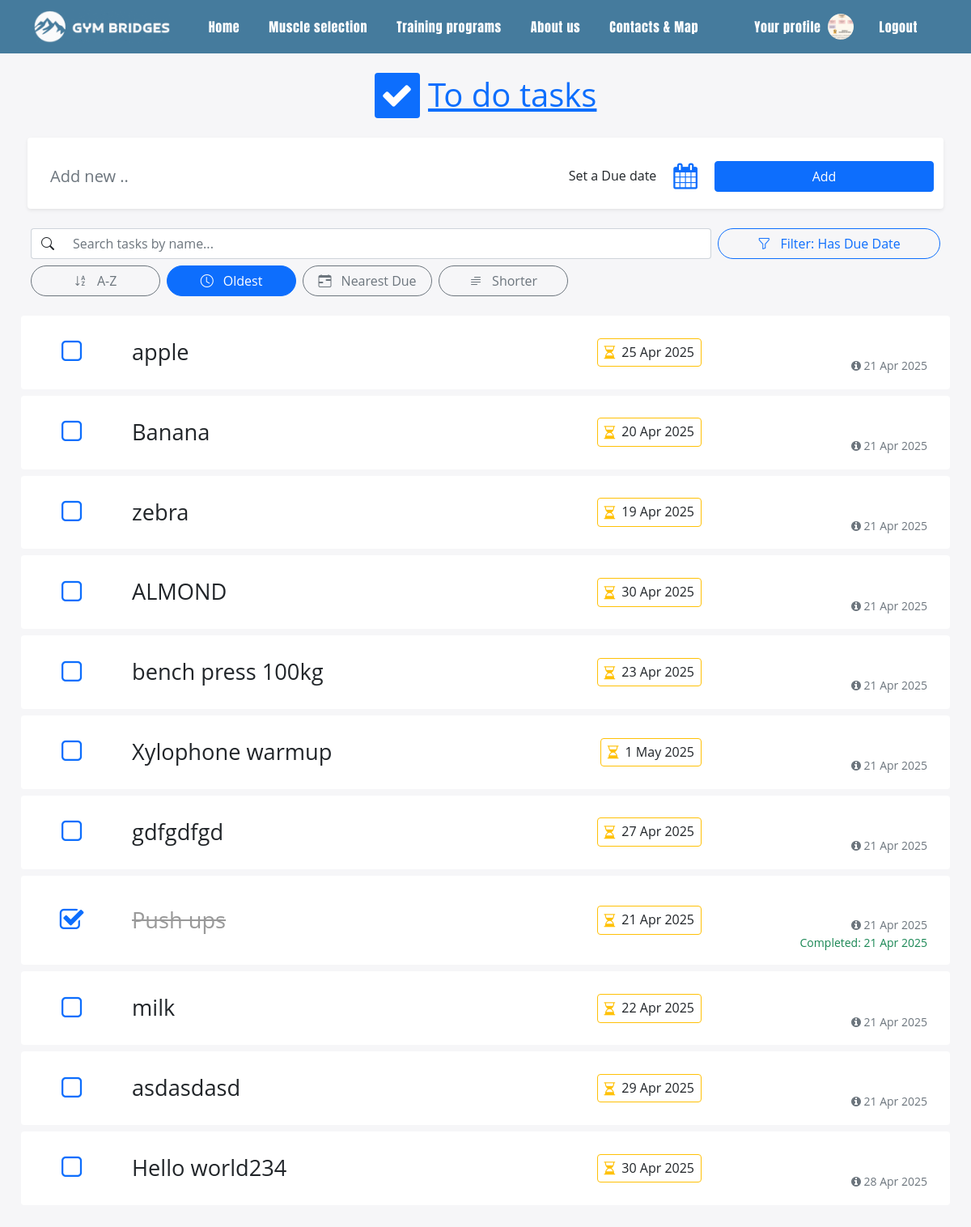
The page /todo.php?filter=has-due-date&sort=added&dir=asc (signed in) on the database its author committed.
### tables this page shows
CREATE TABLE `tasks` (
  `id` int(11) NOT NULL,
  `user_id` int(11) NOT NULL,
  `task` text NOT NULL,
  `is_completed` tinyint(1) DEFAULT 0,
  `created_at` timestamp NULL DEFAULT current_timestamp(),
  `due_date` date DEFAULT NULL,
  `completed_at` datetime DEFAULT NULL
);

### todo.php (the view, shortened to what this page needs)
<?php
$conn = new mysqli("localhost", "root", "", "gymbridges");
$user_id = $_SESSION['user_id'];
$filter = $_GET['filter'] ?? 'all';
$sort = $_GET['sort'] ?? 'added';
$direction = $_GET['dir'] ?? 'asc';
$filter_sql = "1";
if ($filter === 'completed') $filter_sql = "is_completed = 1";
elseif ($filter === 'active') $filter_sql = "is_completed = 0";
elseif ($filter === 'has-due-date') $filter_sql = "due_date IS NOT NULL";
switch ($sort) {
  case 'added':
    $order_by = "created_at " . ($direction === 'desc' ? "DESC" : "ASC");
    break;
}
$tasks = $conn->query("SELECT * FROM tasks WHERE user_id = $user_id AND $filter_sql ORDER BY $order_by");
$filterLabels = [
  'all' => 'All',
  'completed' => 'Completed',
  'active' => 'Active',
  'has-due-date' => 'Has Due Date'
];
$currentFilterLabel = $filterLabels[$filter] ?? 'All';
?>
<!DOCTYPE html>
<html lang="en">
<head>
  <link href="https://cdn.jsdelivr.net/npm/bootstrap@5.0.2/dist/css/bootstrap.min.css" rel="stylesheet">
  <link rel="stylesheet" href="https://cdnjs.cloudflare.com/ajax/libs/font-awesome/4.7.0/css/font-awesome.min.css">
  <link href="https://cdn.jsdelivr.net/npm/bootstrap-icons@1.10.5/font/bootstrap-icons.css" rel="stylesheet">
  <link rel="stylesheet" href="https://cdnjs.cloudflare.com/ajax/libs/bootstrap-datepicker/1.9.0/css/bootstrap-datepicker.min.css" />
  <link rel="stylesheet" type="text/css" href="style.css">
</head>
<body>
<?php include 'includes/header.php'; ?>
<div class="container my-4 px-2">
  <div class="row justify-content-center mb-4">
    <div class="col-12 text-center">
      <h1 class="text-primary">
        <i class="fa fa-check bg-primary text-white rounded p-2"></i>
        <u>To do tasks</u>
      </h1>
    </div>
  </div>
  <form method="POST">
    <div class="row g-2 align-items-center bg-white rounded shadow-sm py-3 px-2 mb-4">
      <div class="col-12 col-md-6">
        <input name="task" class="form-control form-control-lg border-0 bg-transparent rounded" placeholder="Add new .." required>
      </div>
      <div class="col-6 col-md-3 text-start text-md-end">
        <div class="d-flex align-items-center justify-content-md-end">
          <span class="me-2">Set a Due date</span>
          <i class="fa fa-calendar fa-2x text-primary due-date-button btn" title="Set a Due date"></i>
        </div>
      </div>
      <div class="col-6 col-md-3 text-end">
        <button class="btn btn-primary w-100" type="submit">Add</button>
      </div>
    </div>
  </form>
<form class="mb-4" method="GET">
  <div class="row g-2 justify-content-between align-items-center mb-2 flex-wrap">
    <div class="col-md-9 col-12">
      <div class="input-group">
        <span class="input-group-text bg-white border-end-0">
          <i class="bi bi-search"></i>
        </span>
        <input
          type="text"
          id="searchInput"
          class="form-control rounded-end-pill border-start-0"
          placeholder="Search tasks by name..."
        >
      </div>
    </div>
    <div class="col-md-3 col-12 text-md-end">
      <div class="dropdown">
        <button
          class="btn btn-outline-primary rounded-pill px-4 w-100"
          type="button"
          id="filterDropdown"
          data-bs-toggle="dropdown"
          aria-expanded="false"
        >
          <i class="bi bi-funnel me-2"></i> Filter: <?= $currentFilterLabel ?>
        </button>
      </div>
    </div>
  </div>
  <div class="d-flex flex-wrap gap-2 justify-content-start">
    <a href="?filter=<?= $filter ?>&sort=alpha&dir=<?= ($sort === 'alpha' && $direction === 'asc') ? 'desc' : 'asc' ?>"
       class="btn <?= $sort === 'alpha' ? 'btn-primary' : 'btn-outline-secondary' ?> rounded-pill sort-btn text-nowrap">
      <i class="bi bi-sort-alpha-down me-2"></i>
      <?= ($sort === 'alpha' && $direction === 'desc') ? 'Z-A' : 'A-Z' ?>
    </a>
    <a href="?filter=<?= $filter ?>&sort=added&dir=<?= ($sort === 'added' && $direction === 'asc') ? 'desc' : 'asc' ?>"
       class="btn <?= $sort === 'added' ? 'btn-primary' : 'btn-outline-secondary' ?> rounded-pill sort-btn text-nowrap">
      <i class="bi bi-clock me-2"></i>
      <?= ($sort === 'added' && $direction === 'desc') ? 'Newest' : 'Oldest' ?>
    </a>
    <a href="?filter=<?= $filter ?>&sort=due&dir=<?= ($sort === 'due' && $direction === 'asc') ? 'desc' : 'asc' ?>"
       class="btn <?= $sort === 'due' ? 'btn-primary' : 'btn-outline-secondary' ?> rounded-pill sort-btn text-nowrap">
      <i class="bi bi-calendar-range me-2"></i>
      <?= ($sort === 'due' && $direction === 'desc') ? 'Farthest Due' : 'Nearest Due' ?>
    </a>
    <a href="?filter=<?= $filter ?>&sort=length&dir=<?= ($sort === 'length' && $direction === 'asc') ? 'desc' : 'asc' ?>"
       class="btn <?= $sort === 'length' ? 'btn-primary' : 'btn-outline-secondary' ?> rounded-pill sort-btn text-nowrap">
      <i class="bi bi-text-paragraph me-2"></i>
      <?= ($sort === 'length' && $direction === 'desc') ? 'Longer' : 'Shorter' ?>
    </a>
  </div>
</form>
  <div id="taskList">
  <?php while ($task = $tasks->fetch_assoc()): ?>
    <div class="row todo-item p-3 my-2 rounded bg-white align-items-center <?= $task['is_completed'] ? 'completed' : '' ?>" data-id="<?= $task['id'] ?>">
      <div class="col-12 col-sm-1 text-center">
        <a href="?toggle=<?= $task['id'] ?>">
          <i class="fa <?= $task['is_completed'] ? 'fa-check-square-o fa-2x' : 'fa-square-o fa-2x' ?> text-primary btn"></i>
        </a>
      </div>
      <div class="col-12 col-sm-6 mt-2 mt-sm-0">
        <input type="text" class="form-control form-control-lg border-0 edit-todo-input bg-transparent rounded" readonly value="<?= htmlspecialchars($task['task']) ?>" />
      </div>
      <div class="col-12 col-sm-2 mt-2 mt-sm-0 text-sm-end text-start">
        <?php if (!empty($task['due_date'])): ?>
          <div class="d-inline-flex align-items-center bg-white border border-warning rounded px-2 py-1">
            <i class="fa fa-hourglass-2 text-warning me-2"></i>
            <span><?= date('j M Y', strtotime($task['due_date'])) ?></span>
          </div>
        <?php else: ?>
          <div class="d-inline-block px-2 py-1">&nbsp;</div>
        <?php endif; ?>
      </div>
      <div class="col-12 col-sm-3 mt-2 mt-sm-0 text-sm-end text-start">
        <div class="text-muted small">
          <div><i class="fa fa-info-circle"
                  data-bs-toggle="tooltip"
                  data-bs-placement="top"
                  title="Created at <?= date('j M Y, H:i:s', strtotime($task['created_at'])) ?>">
                </i>
                <?= date('j M Y', strtotime($task['created_at'])) ?></div>
          <?php if ($task['is_completed'] && !empty($task['completed_at'])): ?>
            <div class="text-success">Completed: <?= date('j M Y', strtotime($task['completed_at'])) ?></div>
          <?php endif; ?>
        </div>
      </div>
    </div>
  <?php endwhile; ?>
</div>
</body>
</html>

### style.css (style rules this page uses)
html, body { position: relative; margin: 0; padding: 0; min-height: 100vh; display: flex; flex-direction: column; justify-content: space-between; background-color: #F6F6F8; }

### todo.php (style rules this page uses)
body { font-family: "Open Sans", sans-serif; line-height: 1.6; min-height: 100vh; display: flex; flex-direction: column; }
.edit-todo-input, .add-todo-input { outline: none; }
.edit-todo-input { font-size: 1.7rem !important; }
.todo-item.completed .edit-todo-input { text-decoration: line-through; color: #999; }
.container { flex-grow: 1; }
.sort-btn { min-width: 160px; text-align: center; }

### rows shown on the page
tasks: is_completed 0 (drawn), task "apple", due_date "25 Apr 2025", created_at "21 Apr 2025"
tasks: is_completed 0 (drawn), task "Banana", due_date "20 Apr 2025", created_at "21 Apr 2025"
tasks: is_completed 0 (drawn), task "zebra", due_date "19 Apr 2025", created_at "21 Apr 2025"
tasks: is_completed 0 (drawn), task "ALMOND", due_date "30 Apr 2025", created_at "21 Apr 2025"
tasks: is_completed 0 (drawn), task "bench press 100kg", due_date "23 Apr 2025", created_at "21 Apr 2025"
tasks: is_completed 0 (drawn), task "Xylophone warmup", due_date "1 May 2025", created_at "21 Apr 2025"
tasks: is_completed 0 (drawn), task "gdfgdfgd", due_date "27 Apr 2025", created_at "21 Apr 2025"
tasks: is_completed 1 (drawn), task "Push ups", due_date "21 Apr 2025", created_at "21 Apr 2025", completed_at "21 Apr 2025"
tasks: is_completed 0 (drawn), task "milk", due_date "22 Apr 2025", created_at "21 Apr 2025"
tasks: is_completed 0 (drawn), task "asdasdasd", due_date "29 Apr 2025", created_at "21 Apr 2025"
tasks: is_completed 0 (drawn), task "Hello world234", due_date "30 Apr 2025", created_at "28 Apr 2025"

### other values the page prints
$currentFilterLabel "Has Due Date"
